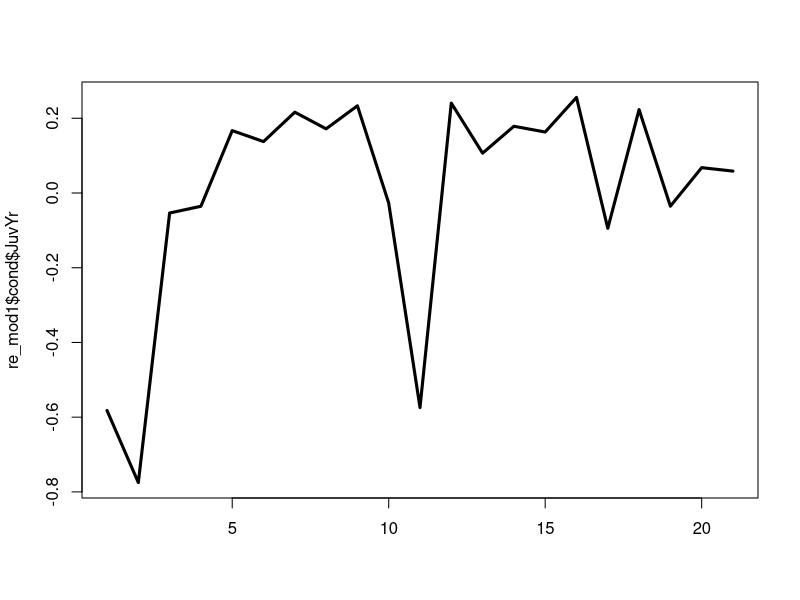
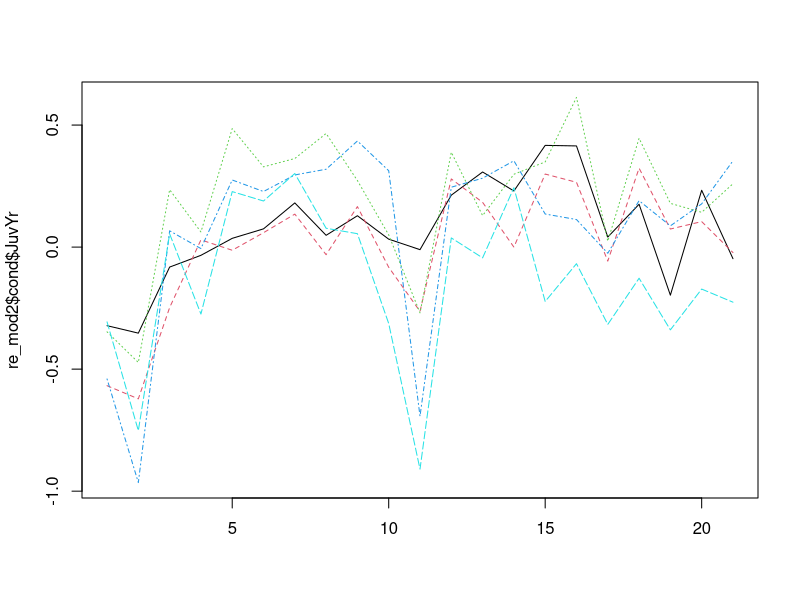

The R source for these figures, in order:
## ---- chunk 1
knitr::opts_chunk$set(echo = TRUE)
juv <- read.csv("JuvData.csv")
library(glmmTMB)
library(ggplot2)
## ---- chunk 2
#
knitr::kable(t(table(juv$Stratum, juv$JuvYr)), 
             caption = "Sample sizes by stratum and year.")

## ---- chunk 3
trainJuv <- juv[juv$JuvYr<max(juv$JuvYr),]
predJuv <- juv[juv$JuvYr==max(juv$JuvYr),]

#Stream yr independent
juv_ziNB_yr_Stratum <- glmmTMB(Juv.km~StrmSlope + MaxGradD + (1|Stratum) +(1|JuvYr),
                    data=trainJuv,
                    ziformula=~1,
                    family=nbinom1)

#Stream year and stratum, independent AR1 processes for each stream
#This ar1 notation seems very backwards to me
juv_ziNB_ar1_yr_stratum <- glmmTMB(Juv.km~StrmSlope + MaxGradD + ar1(Stratum+0|JuvYr),
                    data=trainJuv,
                    ziformula=~1,
                    family=nbinom1)

#Stream year and stratum, uncorrelated processes for each stream
#Computationally too expensive, >1 min = too long
#Distance between stratum would reduced dimensionality and speed estimation
#could use ou covariance structure
# juv_ziNB_us_yr_stratum <- glmmTMB(Juv.km~StrmSlope + MaxGradD + us(as.factor(JuvYr)+0|Stratum),
#                     data=trainJuv,
#                     # dispformula=~0,
#                     ziformula=~(1|Stratum),
#                     family=nbinom1)


pred_mod1 <- predict(juv_ziNB_yr_Stratum, 
                     newdata= predJuv)

pred_mod2 <- predict(juv_ziNB_ar1_yr_stratum, 
                     newdata= predJuv,
                     allow.new.levels = TRUE)

MAE <- data.frame(mod1=sum(abs(exp(pred_mod1)-predJuv$Juv.km)),
                  mod2=sum(abs(exp(pred_mod2)-predJuv$Juv.km)))

print(MAE)

## ---- chunk 4
re_mod1 <- ranef(juv_ziNB_yr_Stratum)
re_mod2 <- ranef(juv_ziNB_ar1_yr_stratum)
matplot(re_mod1$cond$JuvYr,
        type="l",
        lwd=3)
matplot(re_mod2$cond$JuvYr,
        type="l")
